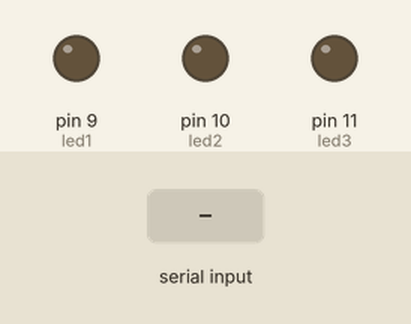
The sketch below on a simulated Arduino Uno, built with avr-gcc and run on an emulated ATmega328P. Parts: output pins drawn as LEDs (lit = HIGH). The test bench sets the inputs (shaded band).

Above: at 1.2 s.
1.3 s: "0\n" received over Serial
At 2.1 s:
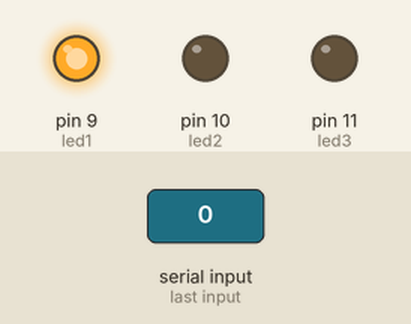
2.8 s: "1\n" received over Serial
At 3.2 s:
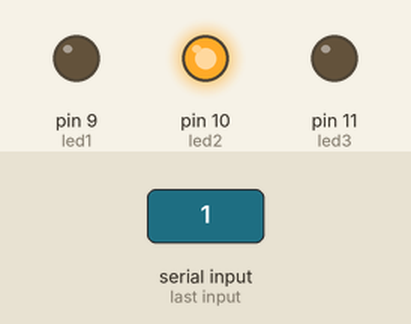
4.3 s: "2\n" received over Serial
At 5.5 s:
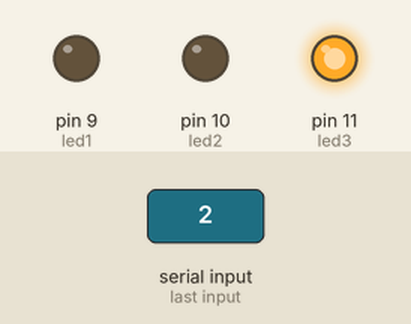
Timing chart, 0 to 7.3 s (numbered marks = the images above; inputs shaded):
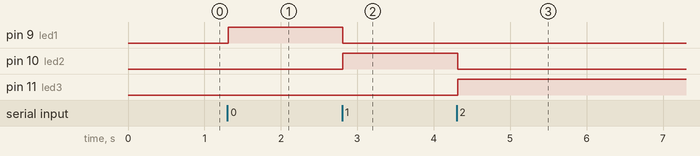

Measured:
- after the input at 1.3 s, pin 9 (led1): LOW → HIGH at once
- after the input at 2.8 s, pin 9 (led1): HIGH → LOW at once; pin 10 (led2): LOW → HIGH at once
- after the input at 4.3 s, pin 10 (led2): HIGH → LOW at once; pin 11 (led3): LOW → HIGH at once

The sketch:

Proyecto_06.ino
```cpp
int led1 = 9;             //Define led1 como el puerto 13 del arduino
int led2 = 10;             //Define led2 como el puerto 12 del arduino
int led3 = 11;             //Define led3 como el puerto 11 del arduino

void setup() {              //Se ejecuta una vez al iniciar
  Serial.begin(9600);
  Serial.setTimeout(10);   //Intenta conectarse antes de 10 segundos
  pinMode(led1, OUTPUT);   //Define el modo del led1
  pinMode(led2, OUTPUT);   //Define el modo del led2
  pinMode(led3, OUTPUT);   //Define el modo del led3
}

void loop (){               //Se ejecuta constantemente
	if (Serial.available()>0){
		int v = Serial.readString().toInt();  //Ingresa un dato por Monitor
		digitalWrite(led1, 0);  //apaga led1
		digitalWrite(led2, 0);  //apaga led2
		digitalWrite(led3, 0);  //apaga led3

		switch (v) {            //Elige el caso del monitor

		case 0:
			digitalWrite(led1, 1);  //Enciende led1
		break;                    //Rompe el ciclo

		case 1:
			digitalWrite(led2, 1);  //Enciende led2
		break;                    //Rompe el ciclo

		case 2:
			digitalWrite(led3, 1);  //Enciende led3
		break;                    //Rompe el ciclo

		default:                  //Caso distinto

			Serial.println("error");//Imprime en la consola
		break;

		}
	}
}
```
